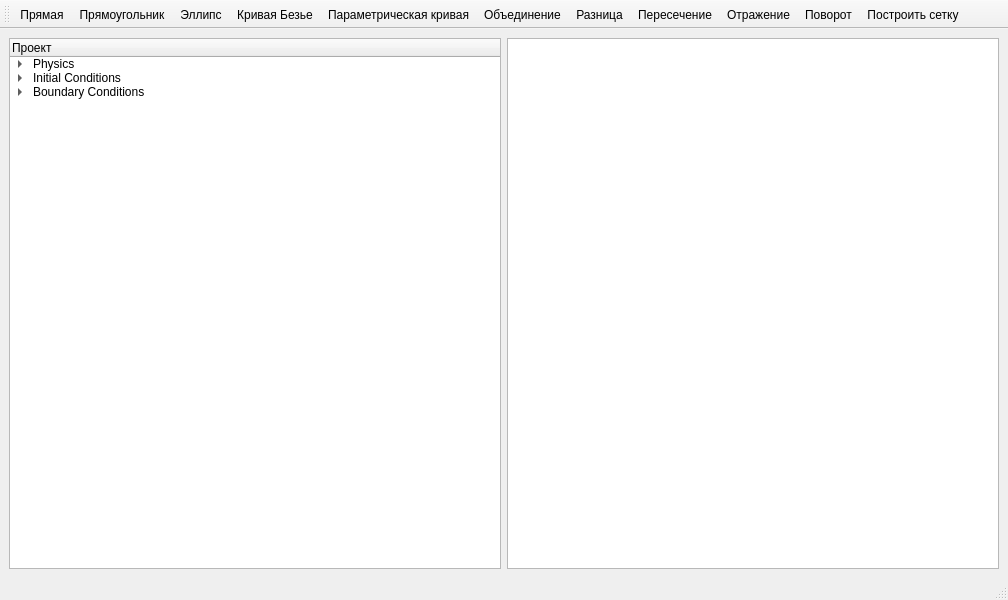
<?xml version="1.0" encoding="UTF-8"?>
<ui version="4.0">
 <class>MainWindow</class>
 <widget class="QMainWindow" name="MainWindow">
  <property name="geometry">
   <rect>
    <x>0</x>
    <y>0</y>
    <width>1008</width>
    <height>600</height>
   </rect>
  </property>
  <property name="windowTitle">
   <string>MainWindow</string>
  </property>
  <widget class="QWidget" name="centralwidget">
   <layout class="QHBoxLayout" name="horizontalLayout">
    <item>
     <widget class="QTreeWidget" name="projectTree">
      <property name="minimumSize">
       <size>
        <width>200</width>
        <height>0</height>
       </size>
      </property>
      <column>
       <property name="text">
        <string>Проект</string>
       </property>
      </column>
      <item>
       <property name="text">
        <string>Physics</string>
       </property>
       <item>
        <property name="text">
         <string>Turbulence Model: Laminar</string>
        </property>
       </item>
      </item>
      <item>
       <property name="text">
        <string>Initial Conditions</string>
       </property>
       <item>
        <property name="text">
         <string>Velocity: (0, 0)</string>
        </property>
       </item>
       <item>
        <property name="text">
         <string>Pressure: 0</string>
        </property>
       </item>
      </item>
      <item>
       <property name="text">
        <string>Boundary Conditions</string>
       </property>
       <item>
        <property name="text">
         <string>Inlet: Velocity (1, 0)</string>
        </property>
       </item>
       <item>
        <property name="text">
         <string>Outlet: Pressure 0</string>
        </property>
       </item>
      </item>
     </widget>
    </item>
    <item>
     <layout class="QVBoxLayout" name="verticalLayout">
      <item>
       <widget class="GraphicsView" name="graphicsView"/>
      </item>
      <item>
       <layout class="QHBoxLayout" name="propertiesLayout"/>
      </item>
     </layout>
    </item>
   </layout>
  </widget>
  <widget class="QMenuBar" name="menubar">
   <property name="geometry">
    <rect>
     <x>0</x>
     <y>0</y>
     <width>1008</width>
     <height>22</height>
    </rect>
   </property>
  </widget>
  <widget class="QStatusBar" name="statusbar"/>
  <widget class="QToolBar" name="mainToolBar">
   <property name="windowTitle">
    <string>Tools</string>
   </property>
   <attribute name="toolBarArea">
    <enum>TopToolBarArea</enum>
   </attribute>
   <attribute name="toolBarBreak">
    <bool>false</bool>
   </attribute>
   <addaction name="actionDrawLineByParams"/>
   <addaction name="actionDrawRectByParams"/>
   <addaction name="actionDrawCircleByParams"/>
   <addaction name="actionDrawCurveByParams"/>
   <addaction name="actionDrawParametric"/>
   <addaction name="actionUnion"/>
   <addaction name="actionDifference"/>
   <addaction name="actionIntersection"/>
   <addaction name="actionMirror"/>
   <addaction name="actionRotate"/>
   <addaction name="actionBuildMesh"/>
  </widget>
  <action name="actionDrawLineByParams">
   <property name="text">
    <string>Прямая</string>
   </property>
  </action>
  <action name="actionDrawRectByParams">
   <property name="text">
    <string>Прямоугольник</string>
   </property>
  </action>
  <action name="actionDrawCircleByParams">
   <property name="text">
    <string>Эллипс</string>
   </property>
  </action>
  <action name="actionDrawCurveByParams">
   <property name="text">
    <string>Кривая Безье</string>
   </property>
  </action>
  <action name="actionDrawParametric">
   <property name="text">
    <string>Параметрическая кривая</string>
   </property>
  </action>
  <action name="actionUnion">
   <property name="text">
    <string>Объединение</string>
   </property>
  </action>
  <action name="actionDifference">
   <property name="text">
    <string>Разница</string>
   </property>
  </action>
  <action name="actionIntersection">
   <property name="text">
    <string>Пересечение</string>
   </property>
  </action>
  <action name="actionMirror">
   <property name="text">
    <string>Отражение</string>
   </property>
  </action>
  <action name="actionRotate">
   <property name="text">
    <string>Поворот</string>
   </property>
  </action>
  <action name="actionBuildMesh">
   <property name="text">
    <string>Построить сетку</string>
   </property>
  </action>
 </widget>
 <customwidgets>
  <customwidget>
   <class>GraphicsView</class>
   <extends>QGraphicsView</extends>
   <header>src.widgets.graphics_view</header>
  </customwidget>
 </customwidgets>
 <resources/>
 <connections/>
</ui>
